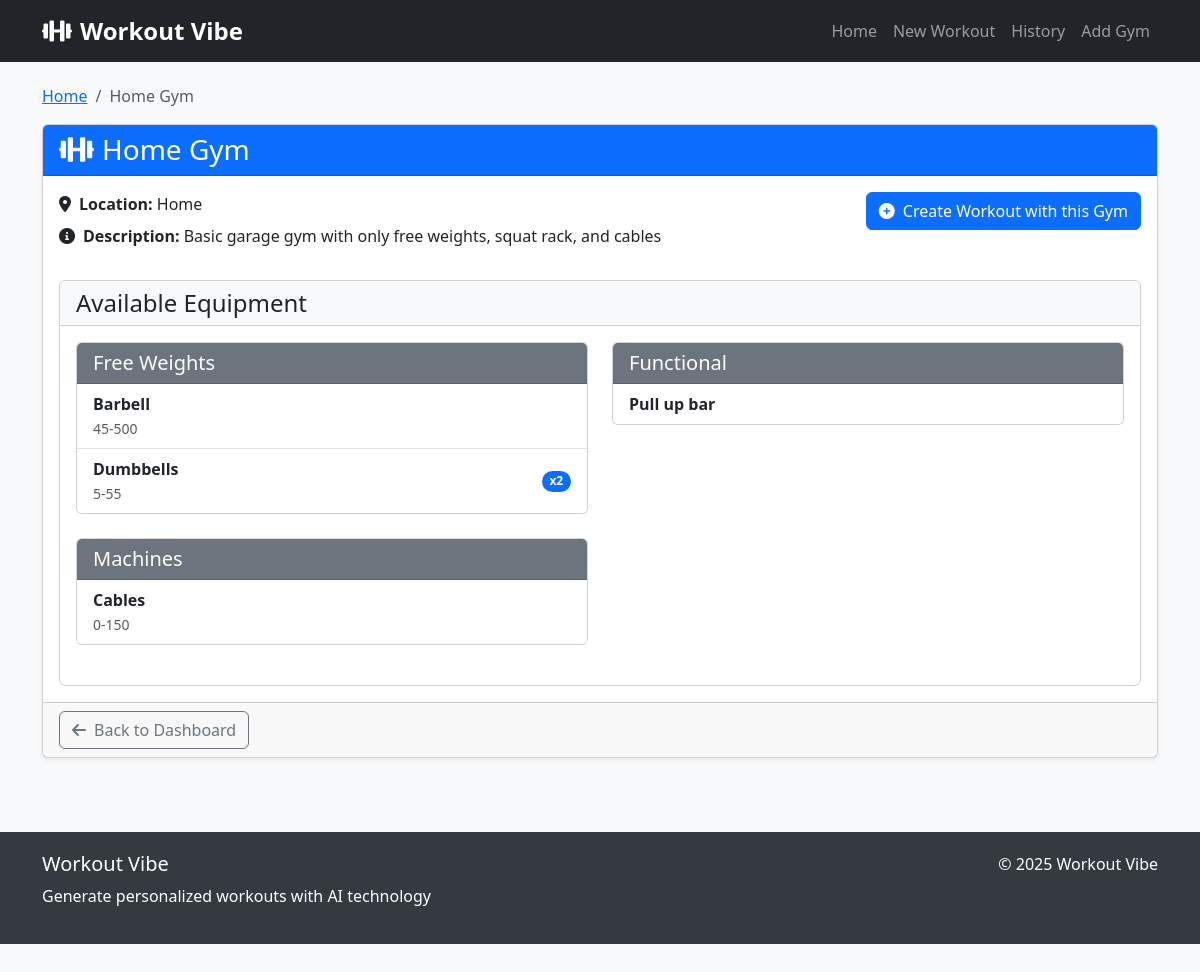
The page /gym/1 on the database its author committed.
### tables this page shows
CREATE TABLE gyms (
            id INTEGER PRIMARY KEY,
            name TEXT NOT NULL,
            location TEXT,
            description TEXT
        );

CREATE TABLE equipment (
            id INTEGER PRIMARY KEY,
            gym_id INTEGER NOT NULL,
            name TEXT NOT NULL,
            category TEXT NOT NULL,
            quantity INTEGER DEFAULT 1,
            description TEXT,
            FOREIGN KEY (gym_id) REFERENCES gyms (id)
        );

### app.py (the view)
@app.route('/gym/<int:gym_id>')
def view_gym(gym_id):
    gym_db = GymDB()
    gym = gym_db.get_gym(gym_id)
    equipment = gym_db.get_gym_equipment(gym_id)
    gym_db.close()
    if not gym:
        return "Gym not found", 404
    equipment_by_category = {}
    for item in equipment:
        category = item['category']
        if category not in equipment_by_category:
            equipment_by_category[category] = []
        equipment_by_category[category].append(item)
    return render_template('view_gym.html',
                          gym=gym,
                          equipment=equipment,
                          equipment_by_category=equipment_by_category)

### app.py (called while the page is built)
    def _create_tables(self):
        self.cursor.execute('''
        CREATE TABLE IF NOT EXISTS gyms (
            id INTEGER PRIMARY KEY,
            name TEXT NOT NULL,
            location TEXT,
            description TEXT
        )
        ''')
        self.cursor.execute('''
        CREATE TABLE IF NOT EXISTS equipment (
            id INTEGER PRIMARY KEY,
            gym_id INTEGER NOT NULL,
            name TEXT NOT NULL,
            category TEXT NOT NULL,
            quantity INTEGER DEFAULT 1,
            description TEXT,
            FOREIGN KEY (gym_id) REFERENCES gyms (id)
        )
        ''')
        self.conn.commit()

    def get_gym(self, gym_id: int) -> Optional[Dict]:
        self.cursor.execute('SELECT * FROM gyms WHERE id = ?', (gym_id,))
        gym = self.cursor.fetchone()
        if gym:
            return dict(gym)
        return None

    def get_gym_equipment(self, gym_id: int) -> List[Dict]:
        self.cursor.execute('SELECT * FROM equipment WHERE gym_id = ? ORDER BY category, name', (gym_id,))
        return [dict(row) for row in self.cursor.fetchall()]

    def close(self):
        self.conn.close()

### templates/view_gym.html (shortened to what this page needs)
{% extends 'base.html' %}
{% block content %}
<div class="row">
    <div class="col-lg-12 mb-4">
        <nav aria-label="breadcrumb">
            <ol class="breadcrumb">
                <li class="breadcrumb-item"><a href="{{ url_for('index') }}">Home</a></li>
                <li class="breadcrumb-item active">{{ gym.name }}</li>
            </ol>
        </nav>
        <div class="card shadow-sm">
            <div class="card-header bg-primary text-white">
                <h3 class="mb-0"><i class="fas fa-dumbbell me-2"></i>{{ gym.name }}</h3>
            </div>
            <div class="card-body">
                <div class="row mb-4">
                    <div class="col-md-8">
                        {% if gym.location %}
                        <p class="mb-2">
                            <i class="fas fa-map-marker-alt me-2"></i><strong>Location:</strong> {{ gym.location }}
                        </p>
                        {% endif %}
                        {% if gym.description %}
                        <p class="mb-2">
                            <i class="fas fa-info-circle me-2"></i><strong>Description:</strong> {{ gym.description }}
                        </p>
                        {% endif %}
                    </div>
                    <div class="col-md-4 text-md-end">
                        <a href="{{ url_for('new_workout') }}?gym_id={{ gym.id }}" class="btn btn-primary">
                            <i class="fas fa-plus-circle me-2"></i>Create Workout with this Gym
                        </a>
                    </div>
                </div>
                <div class="row">
                    <div class="col-lg-12">
                        <div class="card">
                            <div class="card-header bg-light">
                                <h4 class="mb-0">Available Equipment</h4>
                            </div>
                            <div class="card-body">
                                {% if equipment %}
                                    <div class="row">
                                        {% for category, items in equipment_by_category.items() %}
                                        <div class="col-md-6 mb-4">
                                            <div class="card">
                                                <div class="card-header bg-secondary text-white">
                                                    <h5 class="mb-0">{{ category }}</h5>
                                                </div>
                                                <ul class="list-group list-group-flush">
                                                    {% for item in items %}
                                                    <li class="list-group-item d-flex justify-content-between align-items-center">
                                                        <div>
                                                            <strong>{{ item.name }}</strong>
                                                            {% if item.description %}
                                                            <br><small class="text-muted">{{ item.description }}</small>
                                                            {% endif %}
                                                        </div>
                                                        {% if item.quantity > 1 %}
                                                        <span class="badge bg-primary rounded-pill">x{{ item.quantity }}</span>
                                                        {% endif %}
                                                    </li>
                                                    {% endfor %}
                                                </ul>
                                            </div>
                                        </div>
                                        {% endfor %}
                                    </div>
                                {% else %}
                                    <div class="alert alert-warning">
                                        <i class="fas fa-exclamation-triangle me-2"></i>No equipment has been added to this gym yet.
                                    </div>
                                {% endif %}
                            </div>
                        </div>
                    </div>
                </div>
            </div>
            <div class="card-footer">
                <div class="d-flex justify-content-between">
                    <a href="{{ url_for('index') }}" class="btn btn-outline-secondary">
                        <i class="fas fa-arrow-left me-2"></i>Back to Dashboard
                    </a>
                </div>
            </div>
        </div>
    </div>
</div>
{% endblock %}

### templates/base.html (style rules this page uses)
body { padding-top: 60px; padding-bottom: 40px; background-color: #f8f9fa; }

### rows shown on the page
gyms: name "Home Gym", location "Home", description "Basic garage gym with only free weights, squat rack, and cables"
equipment: category "Free Weights", name "Barbell", description "45-500"
equipment: name "Dumbbells", description "5-55", quantity "2"
equipment: category "Functional", name "Pull up bar"
equipment: category "Machines", name "Cables", description "0-150"
